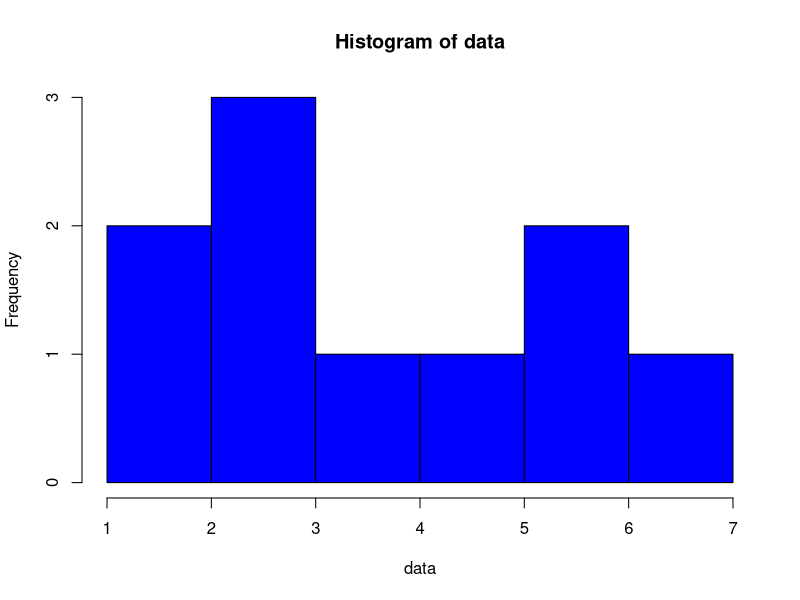

The R script that drew this image:
data <- c(1,2,3,3,3,4,5,6,6,7)
mean(data)
median(data)
getMode <- function(data) {
keys <- unique(data)
keys[which.max(tabulate(match(data, keys)))]
}
getMode(data)
range(data)
quantile(data)
IQR(data)
hist(data,col = "blue", border = "black")

